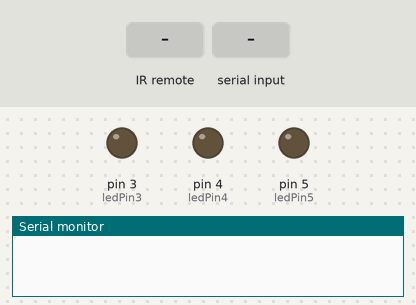
Bench run of a sketch on a simulated Arduino Uno, built with avr-gcc and run on an emulated ATmega328P. On the bench: output pins drawn as LEDs (lit = HIGH), the last lines printed to the serial monitor. Inputs (shaded band) come from the test bench.

Above: at 1.2 s.
1.3 s: infrared code 0x1068916E received
At 2.0 s:
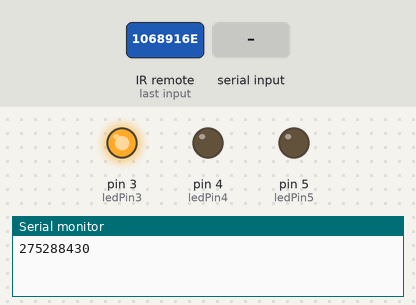
2.8 s: "ON2\n" received over the second serial link
At 3.5 s:
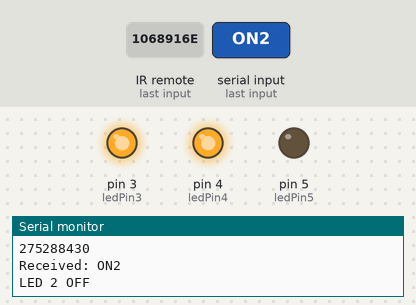
4.3 s: "OFF1\n" received over the second serial link
At 4.6 s:
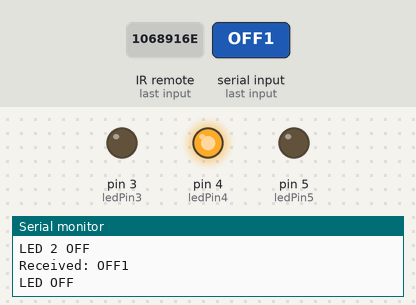
5.8 s: infrared code 0x1068E11E received
At 6.6 s:
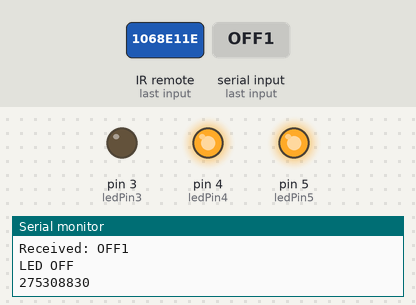
7.3 s: "ON1\n" received over the second serial link
At 8.0 s:
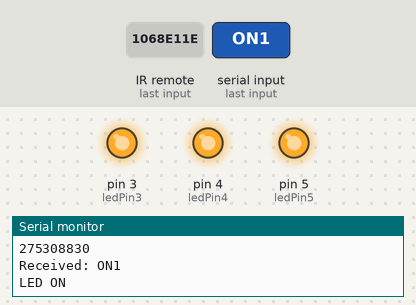
8.8 s: infrared code 0x1068A15E received
At 10.1 s:
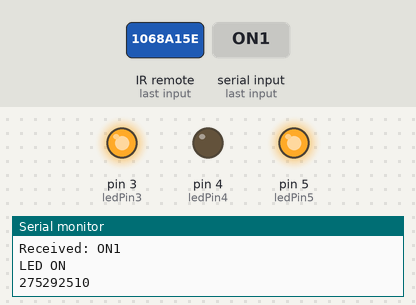
Timing chart, 0 to 11.3 s (numbered marks = the images above; inputs shaded):
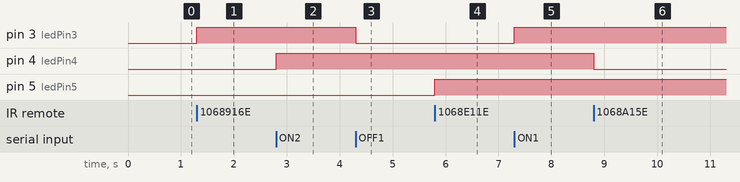

Measured:
- after the input at 1.3 s, pin 3 (ledPin3): LOW → HIGH at once
- after the input at 2.8 s, pin 4 (ledPin4): LOW → HIGH at once
- after the input at 4.3 s, pin 3 (ledPin3): HIGH → LOW at once
- after the input at 5.8 s, pin 5 (ledPin5): LOW → HIGH at once
- after the input at 7.3 s, pin 3 (ledPin3): LOW → HIGH at once
- after the input at 8.8 s, pin 4 (ledPin4): HIGH → LOW at once

The sketch:

bluetooth-IR-Remote.ino
```cpp
#include <IRremote.h>
#include <SoftwareSerial.h>
#define RECV_PIN 2
SoftwareSerial BTSerial(8, 9);  // RX | TX
IRrecv irrecv(RECV_PIN);
decode_results results;
int ledPin3 = 3;  // Chọn chân 13 để kết nối với LED
int ledPin4 = 4;
int ledPin5 = 5;
void setup() {
  Serial.begin(9600);  // Establish serial communication
  BTSerial.begin(9600);
  irrecv.enableIRIn();  // Start the receiver
  pinMode(ledPin3, OUTPUT);
  pinMode(ledPin4, OUTPUT);
  pinMode(ledPin5, OUTPUT);
}

void loop() {
  if (irrecv.decode(&results)) {
    Serial.println(results.value);
    switch (results.value) {
      case 275288430:
        digitalWrite(ledPin3, HIGH);
        break;
      case 275295570:
        digitalWrite(ledPin4, HIGH);
        break;
      case 275308830:
        digitalWrite(ledPin5, HIGH);
        break;
      // Logic tắt
      case 275266500:
        digitalWrite(ledPin5, LOW);
        break;
      case 275276190:
        digitalWrite(ledPin3, LOW);
        break;
      case 275292510:
        digitalWrite(ledPin4, LOW);
        break;
      case 275313165:
        digitalWrite(ledPin3, HIGH);  // Tắt đèn LED
        digitalWrite(ledPin4, HIGH);
        digitalWrite(ledPin5, HIGH);
        break;
      case 275307045:
        digitalWrite(ledPin3, LOW);  // Tắt đèn LED
        digitalWrite(ledPin4, LOW);
        digitalWrite(ledPin5, LOW);
        break;
    }

    irrecv.resume();  // Receive the next value
  }
  //BT
  if (BTSerial.available()) {
    String cmd = BTSerial.readStringUntil('\n');  // Đọc chuỗi cho đến khi gặp ký tự xuống dòng
    cmd.trim();                                   // Loại bỏ khoảng trắng và ký tự xuống dòng ở đầu và cuối chuỗi

    Serial.println("Received: " + cmd);

    if (cmd == "ON1") {
      digitalWrite(ledPin3, HIGH);  // Bật đèn LED
      BTSerial.println("LED ON");
      Serial.println("LED ON");
    } else if (cmd == "OFF1") {
      digitalWrite(ledPin3, LOW);  // Tắt đèn LED
      BTSerial.println("LED OFF");
      Serial.println("LED OFF");
    } else if (cmd == "ON2") {
      digitalWrite(ledPin4, HIGH);  // Tắt đèn LED
      BTSerial.println("LED 2 ON");
      Serial.println("LED 2 OFF");
    } else if (cmd == "OFF2") {
      digitalWrite(ledPin4, LOW);  // Tắt đèn LED
      BTSerial.println("LED 2 OFF");
      Serial.println("LED 2 OFF");
    } else if (cmd == "ON3") {
      digitalWrite(ledPin5, HIGH);  // Tắt đèn LED
      BTSerial.println("LED 3 ON");
      Serial.println("LED 3 OFF");
    } else if (cmd == "OFF3") {
      digitalWrite(ledPin5, LOW);  // Tắt đèn LED
      BTSerial.println("LED 5 OFF");
      Serial.println("LED 5 OFF");
    } else if (cmd == "OFF4") {
      digitalWrite(ledPin3, LOW);  // Tắt đèn LED
      digitalWrite(ledPin4, LOW);
      digitalWrite(ledPin5, LOW);
    } else if (cmd == "ON4") {
      digitalWrite(ledPin3, HIGH);  // Tắt đèn LED
      digitalWrite(ledPin4, HIGH);
      digitalWrite(ledPin5, HIGH);
    }
  }
}
```
